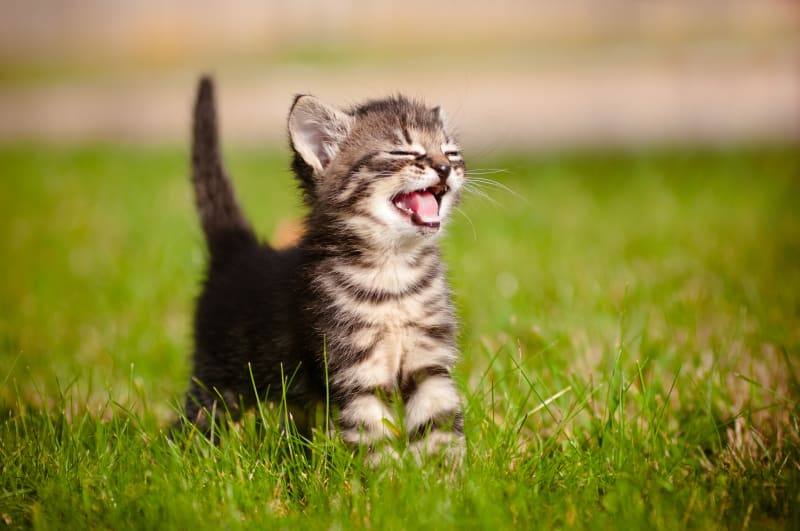
#> input picture ImageProcessing/images/Cat.jpeg, 800 x 531 px, found by its file name; its folder holds only this picture in this run
$ jupyter execute 'ImageProcessing(2).ipynb'
#> lines starting #> are read from the running program, lines starting #| are printed output that depends on the picture
[cell 1]
import numpy as np
from PIL import Image
import matplotlib.pyplot as plt
from scipy.ndimage import zoom # for rescaling
from scipy.ndimage import convolve # for blurring/smoothing
import math

image_name = input("Enter image name: ")
#> the answer given: images/Cat.jpeg
img = Image.open("images/" + image_name).convert("L")
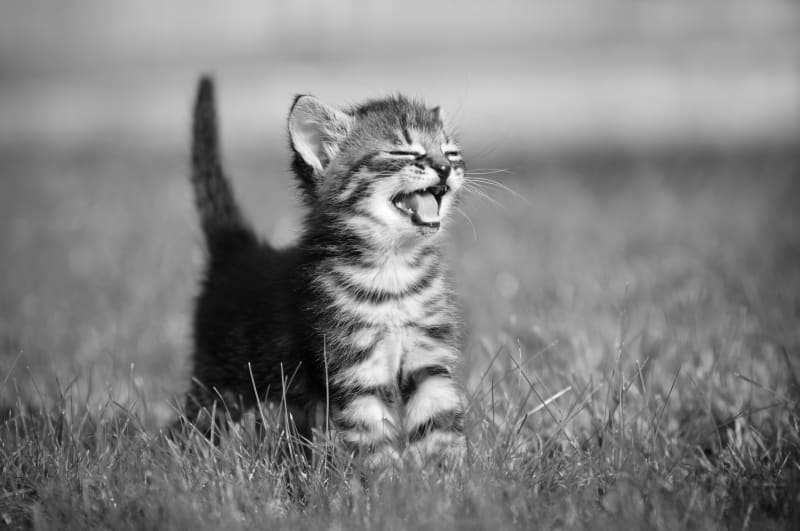
#> img: PIL image 800x531 L; min 0, max 255, mean 129.3
img_array = np.array(img)

[cell 2]
# just show regular image
plt.imshow(img_array, cmap='gray')
plt.axis('on')
plt.show()

[cell 3]
# rescale image

# set scaling factor
scaling_factor = 0.5

scaled_img = zoom(img_array, (scaling_factor, scaling_factor))

# display regular image
plt.imshow(img_array, cmap='gray')
plt.axis('on')
plt.show()

# display rescaled image
plt.imshow(scaled_img, cmap='gray')
plt.axis('on')
plt.show()

[cell 4]
# rotate image

# select whatever rotation wanted
rotated_img = img.rotate(180)
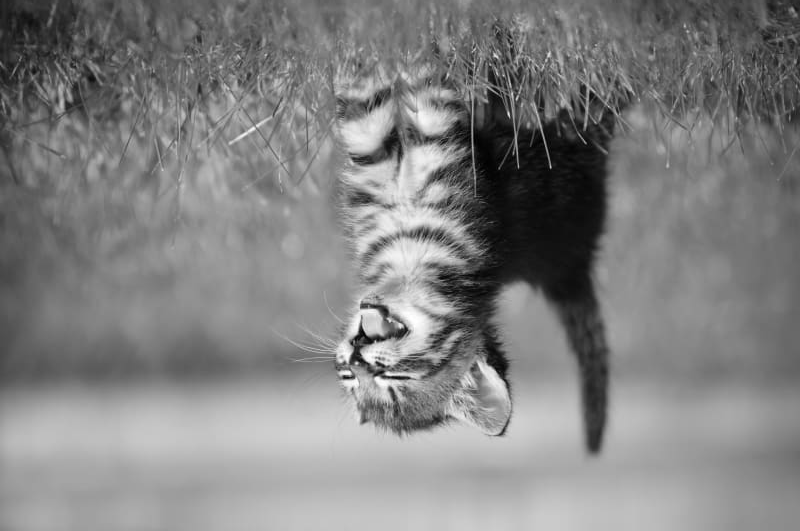
#> rotated_img: PIL image 800x531 L; min 0, max 255, mean 129.3

rotated_img_array = np.array(rotated_img)

# display rotated image
plt.imshow(rotated_img_array, cmap='gray')
plt.axis('off')
plt.show()

[cell 5]
# blurring:

# box blur
kernel = np.ones((3, 3))/9

# gaussian blur
kernel2 = np.array([
    [ 1/16, 2/16,  1/16],
    [2/16,  4/16, 2/16],
    [ 1/16, 2/16,  1/16]
])

# apply convolution
blurred_img_array = convolve(img_array, kernel)
blurred_img_array2 = convolve(img_array, kernel2)


# display regular image
plt.imshow(img_array, cmap='gray')
plt.axis('off')
plt.show()

# display blurred image
plt.imshow(blurred_img_array, cmap='gray')
plt.axis('off')
plt.show()

# plt.imshow(blurred_img_array2, cmap='gray')
# plt.axis('off')
# plt.show()

[cell 6]
# sharpen:

# standard sharpening kernel
kernel = np.array([
    [ 0, -1,  0],
    [-1,  5, -1],
    [ 0, -1,  0]
])

# apply convolution
blurred_img_array = convolve(img_array, kernel)
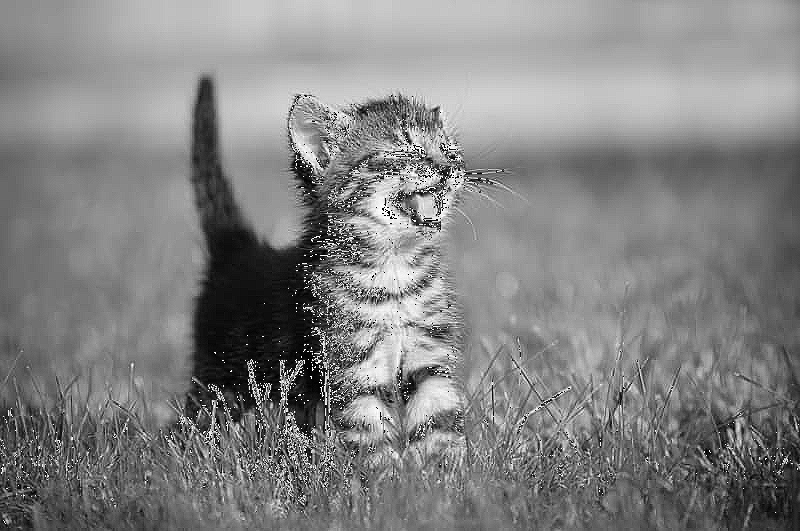
#> blurred_img_array: shape (531, 800); min 0, max 255, mean 130.6

# display regular image
plt.imshow(img_array, cmap='gray')
plt.axis('off')
plt.show()

# display blurred image
plt.imshow(blurred_img_array, cmap='gray')
plt.axis('off')
plt.show()

[cell 7]
# horizontal edge detection:

kernel = np.array([
    [-1, -2, -1],
    [ 0,  0,  0],
    [ 1,  2,  1]
])

# apply convolution
blurred_img_array = convolve(img_array, kernel)
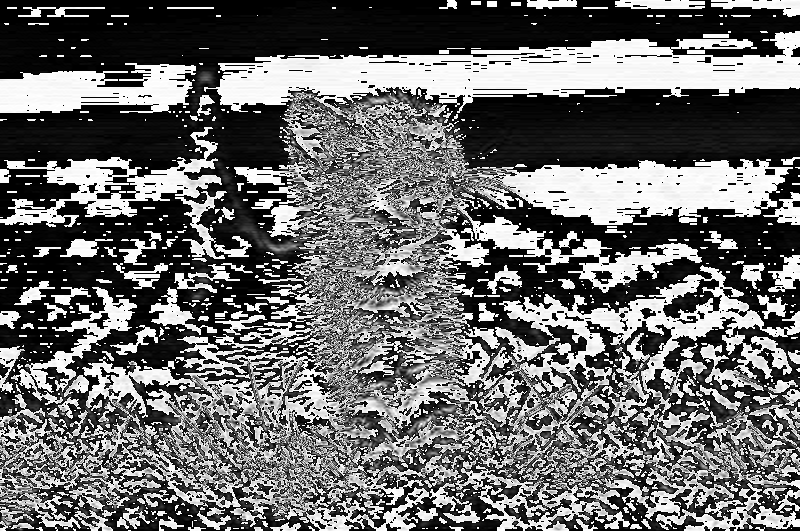
#> blurred_img_array: shape (531, 800); min 0, max 255, mean 106.8

# display regular image
plt.imshow(img_array, cmap='gray')
plt.axis('off')
plt.show()

# display blurred image
plt.imshow(blurred_img_array, cmap='gray')
plt.axis('off')
plt.show()

[cell 8]
# vertical edge detection:

kernel = np.array([
    [-1, 0, 1],
    [-2, 0, 2],
    [-1, 0, 1]
])

# apply convolution
blurred_img_array = convolve(img_array, kernel)
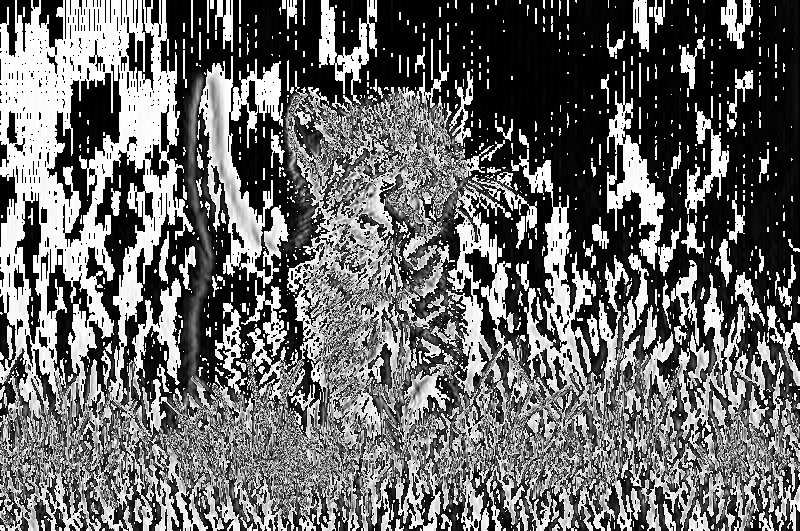
#> blurred_img_array: shape (531, 800); min 0, max 255, mean 106

# display regular image
plt.imshow(img_array, cmap='gray')
plt.axis('off')
plt.show()

# display blurred image
plt.imshow(blurred_img_array, cmap='gray')
plt.axis('off')
plt.show()

$ run again, on ImageProcessing/images/Prof.jpg
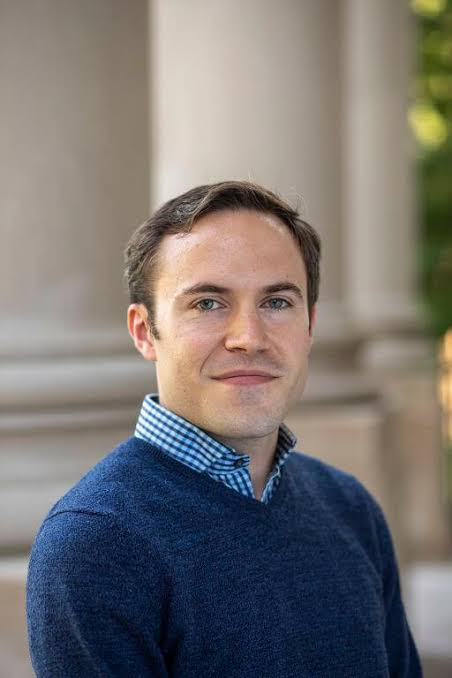
#> input picture ImageProcessing/images/Prof.jpg, 452 x 678 px, found by its file name
#> `rotated_img = img.rotate(180)`:
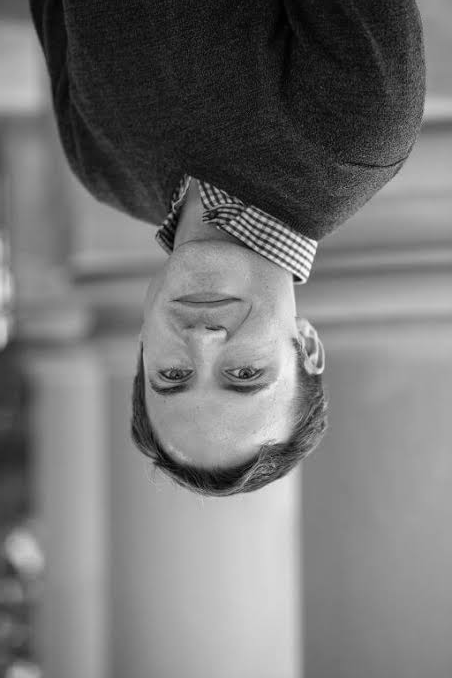
#> rotated_img: PIL image 452x678 L; min 0, max 252, mean 117.6
#> `blurred_img_array = convolve(img_array, kernel)`:
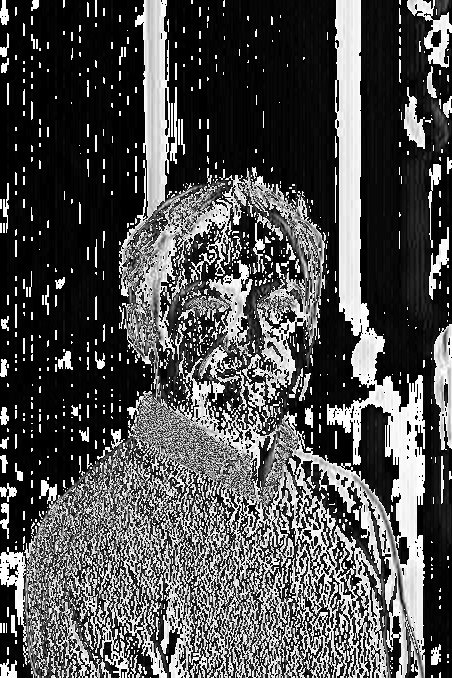
#> blurred_img_array: shape (678, 452); min 0, max 255, mean 80.7
